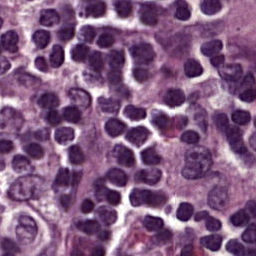
//> input picture ref.png, 256 x 256 px
$ ./NormReinhard   (built with g++ and OpenCV 4)
//> lines starting //> are read from the running program, lines starting //| are printed output that depends on the picture
#include <iostream>
#include <cmath>
#include "opencv2/imgproc.hpp"
#include "opencv2/photo.hpp"
#include <opencv2/highgui.hpp>
#include <opencv2/core.hpp>
#include <opencv2/imgcodecs.hpp>
#include <opencv2/core/utility.hpp>


using namespace cv;
using namespace std;

// [42 lines left out: function NormReinhard_new_version, not called in this run]

void NormReinhard(Mat& src, Mat& ref)
{
	unsigned int sizeSource = src.size[0] * src.size[1] * 4;
	float* sourceDataLab = new float[sizeSource] {0.f};

	Mat target;
	cvtColor(src, src, cv::COLOR_RGB2Lab);
	cvtColor(ref, ref, cv::COLOR_RGB2Lab);

	Scalar mean_src, stddev_src;
	Scalar mean_ref, stddev_ref;

	meanStdDev(src, mean_src, stddev_src);
	meanStdDev(ref, mean_ref, stddev_ref);

	float l_Ratio = float(stddev_ref[0] / stddev_src[0]);
	float a_Ratio = float(stddev_ref[1] / stddev_src[1]);
	float b_Ratio = float(stddev_ref[2] / stddev_src[2]);

	cv::Mat result = Mat::zeros(src.size(), CV_8UC3);

	for (int x = 0; x < src.cols; x++)
	{
		for (int y = 0; y < src.rows; y++)
		{
			Vec3b intensity = src.at<cv::Vec3b>(x, y);
			Vec3b intensity_result;
			int blue_result = intensity_result[0];
			int green_result = intensity_result[1];
			int red_result = intensity_result[2];

			int blue = intensity[0];
			int green = intensity[1];
			int red = intensity[2];


			blue_result = ((blue - mean_src[0]) * l_Ratio) + mean_ref[0];
			green_result = ((green - mean_src[1]) * a_Ratio)+ mean_ref[1];
			red_result = ((red - mean_src[2]) * b_Ratio )+ mean_ref[2];

			intensity_result[0] = blue_result;
			intensity_result[1] = green_result;
			intensity_result[2] = red_result;

			result.at<Vec3b>(Point(x, y)) = intensity_result;
			//std::cout << result << endl;
		}
	}
	cvtColor(result, result, cv::COLOR_Lab2BGR);
	cv::imwrite("result.png", result);

}

int main(int argc, char** argv)
{
	string image_path = "src.png";
	string ref_path = "ref.png";
	Mat src;
	Mat ref = imread(ref_path);
//> ref is the input picture: 256 rows x 256 cols, CV_8UC3; mean B, G, R 130.7, 92.5, 131.8
	src = imread(image_path);
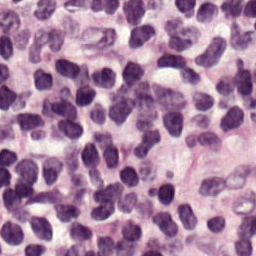
//> input picture src.png, 256 x 256 px
//> src is the input picture: 256 rows x 256 cols, CV_8UC3; mean B, G, R 160.7, 129.8, 167.8
	NormReinhard(src, ref);
//> in NormReinhard, `cvtColor(src, src, cv::COLOR_RGB2Lab);`: src: 256 rows x 256 cols, CV_8UC3; mean of channels 0, 1, 2 147.8, 147.3, 112.5
//> in NormReinhard, `cvtColor(ref, ref, cv::COLOR_RGB2Lab);`: ref: 256 rows x 256 cols, CV_8UC3; mean of channels 0, 1, 2 112.4, 151.1, 112.5
//> in NormReinhard, `meanStdDev(src, mean_src, stddev_src);`: mean_src = Scalar(147.8, 147.3, 112.5); stddev_src = Scalar(50.32, 8.24, 4.56)
//> in NormReinhard, `meanStdDev(ref, mean_ref, stddev_ref);`: mean_ref = Scalar(112.4, 151.1, 112.5); stddev_ref = Scalar(51.05, 6.71, 5.06)
//> in NormReinhard, `float l_Ratio = float(stddev_ref[0] / stddev_src[0]);`: l_Ratio = 1.01
//> in NormReinhard, `float a_Ratio = float(stddev_ref[1] / stddev_src[1]);`: a_Ratio = 0.814
//> in NormReinhard, `float b_Ratio = float(stddev_ref[2] / stddev_src[2]);`: b_Ratio = 1.11
//> after the loop in NormReinhard, `for (int x = 0; x < src.cols; x++)`: result: 256 rows x 256 cols, CV_8UC3; mean of channels 0, 1, 2 112, 150.5, 111.9
//> in NormReinhard, `cvtColor(result, result, cv::COLOR_Lab2BGR);`:
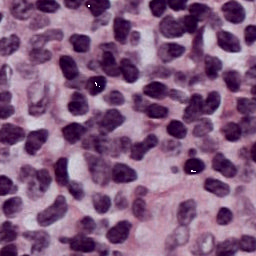
//> result: 256 rows x 256 cols, CV_8UC3; mean R, G, B 132.4, 92.4, 129
	return 0;
}
